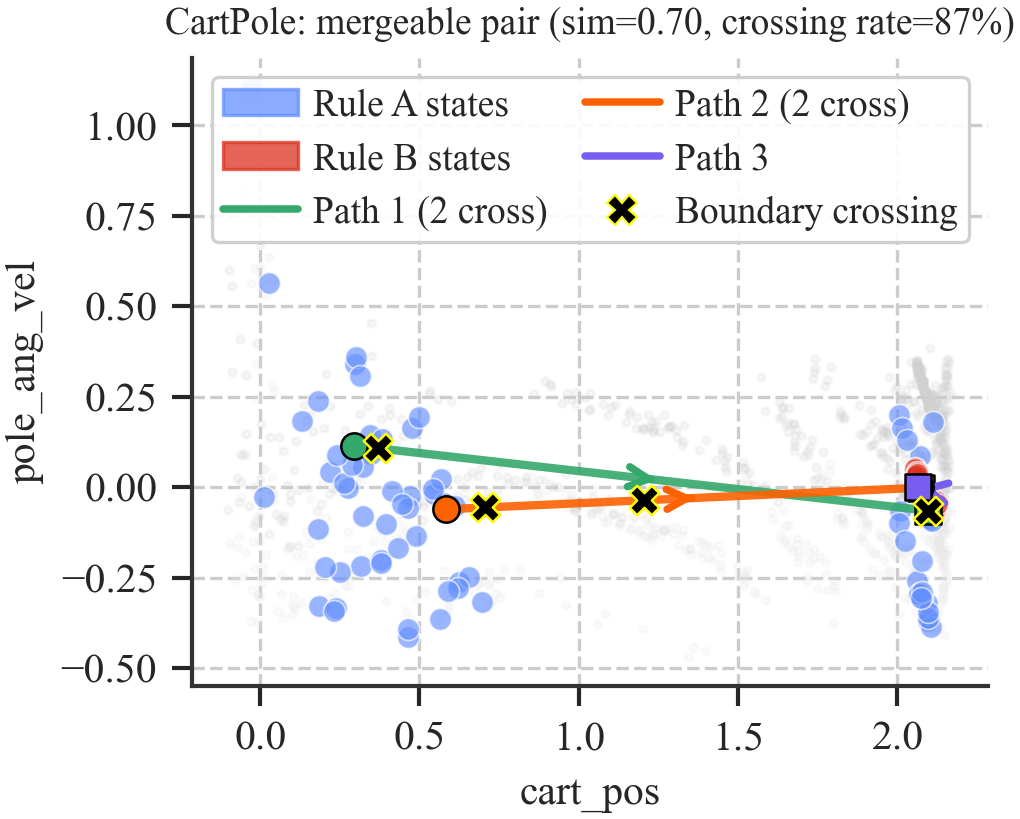

Source code (Python):
#!/usr/bin/env python
"""Boundary-crossing case study (CartPole).

Publication-quality 2D scatter showing rule state regions, interpolation
paths, and boundary-crossing markers.

Generates the visualization by re-running the analysis on CartPole-v1.
"""
import sys, os
sys.path.insert(0, os.path.dirname(os.path.dirname(os.path.abspath(__file__))))

import numpy as np
from itertools import combinations
from pathlib import Path
from figures._style import apply_style, savefig, COL2
import matplotlib.pyplot as plt
import matplotlib.patches as mpatches
from matplotlib.lines import Line2D

ROOT = Path(__file__).resolve().parent.parent

# Feature names for CartPole
FEAT_NAMES = ["cart_pos", "cart_vel", "pole_angle", "pole_ang_vel"]

# Colors
RULE_A_COLOR = "#648FFF"   # blue
RULE_B_COLOR = "#DC3220"   # red
PATH_COLORS = ["#35A86B", "#FE6100", "#785EF0"]  # green, orange, purple


def collect_data():
    """Collect replay, fit CBS, find mergeable pairs with good visual spread."""
    from reproduction.collect_replay import collect_replay
    from experiments.rule_matching import (
        canonicalize_rules, rule_similarity_threshold_aware,
    )
    from experiments.consensus_merge import run_cbs_on_data
    from stable_baselines3 import DQN

    env_name = "CartPole-v1"
    model_path = str(ROOT / "reproduction" / "models" / "dqn_cartpole_v1.zip")
    dqn = DQN.load(model_path)

    data = collect_replay(env_name, model_path=model_path,
                          num_transitions=10000, seed=0)
    states = data["states"]
    actions = data["actions"]

    rng = np.random.RandomState(42)
    n = len(states)
    all_cbs = []
    all_rules = []
    for _ in range(5):
        idx = rng.choice(n, size=int(n * 0.8), replace=False)
        cbs, rules = run_cbs_on_data(states[idx], actions[idx], env_name)
        all_cbs.append(cbs)
        all_rules.append(rules)

    # Find mergeable pairs across runs
    pairs = []
    for i in range(len(all_rules)):
        for j in range(i + 1, len(all_rules)):
            for ri in all_rules[i]:
                for rj in all_rules[j]:
                    if ri.action != rj.action:
                        continue
                    sim = rule_similarity_threshold_aware(
                        ri, rj, lambda1=0.6, lambda2=0.4)
                    if 0.70 <= sim <= 0.95:
                        pairs.append((i, j, ri, rj, sim))

    if not pairs:
        print("  No suitable pairs found")
        return None

    # Helper: find states matching a rule (bounds-only, no CBS predict)
    def matching_states(rule, all_states):
        mask = np.ones(len(all_states), dtype=bool)
        for pred in rule.predicates:
            fidx = pred.feature_idx
            if pred.lower_bound is not None:
                mask &= all_states[:, fidx] >= pred.lower_bound
            if pred.upper_bound is not None:
                mask &= all_states[:, fidx] <= pred.upper_bound
        return np.where(mask)[0]

    # Score each pair by visual spread across all 2D projections
    feat_pairs = list(combinations(range(4), 2))
    best_score = -1
    best_result = None

    for run_i, run_j, ri, rj, sim in pairs:
        idx_a = matching_states(ri, states)
        idx_b = matching_states(rj, states)
        if len(idx_a) < 30 or len(idx_b) < 30:
            continue

        # Test boundary crossings
        n_test = min(15, len(idx_a), len(idx_b))
        crossings = 0
        for k in range(n_test):
            pa = states[idx_a[rng.randint(len(idx_a))]]
            pb = states[idx_b[rng.randint(len(idx_b))]]
            alphas = np.linspace(0, 1, 21)
            path_pts = np.array([(1 - a) * pa + a * pb for a in alphas])
            path_acts, _ = dqn.predict(path_pts, deterministic=True)
            if any(path_acts[t] != path_acts[t - 1] for t in range(1, len(path_acts))):
                crossings += 1
        rate = crossings / n_test
        if rate < 0.2:
            continue

        # Find best 2D projection
        for dim_x, dim_y in feat_pairs:
            centroid_a = states[idx_a][:, [dim_x, dim_y]].mean(axis=0)
            centroid_b = states[idx_b][:, [dim_x, dim_y]].mean(axis=0)
            dist = np.linalg.norm(centroid_a - centroid_b)
            # Penalize if one cluster has very low spread
            spread_a = states[idx_a][:, [dim_x, dim_y]].std()
            spread_b = states[idx_b][:, [dim_x, dim_y]].std()
            min_spread = min(spread_a, spread_b)
            score = dist * min_spread * rate

            if score > best_score:
                best_score = score
                best_result = (idx_a, idx_b, ri, rj, sim, rate,
                               dim_x, dim_y)

    if best_result is None:
        print("  No good pair found for visualization")
        return None

    idx_a, idx_b, ri, rj, sim, rate, dim_x, dim_y = best_result
    return states, dqn, idx_a, idx_b, ri, rj, sim, rate, dim_x, dim_y, rng


def main():
    apply_style()

    result = collect_data()
    if result is None:
        return

    states, dqn, idx_a, idx_b, ri, rj, sim, rate, dim_x, dim_y, rng = result
    print(f"  Best pair: sim={sim:.2f}, crossing={rate:.0%}, "
          f"dims=({FEAT_NAMES[dim_x]}, {FEAT_NAMES[dim_y]}), "
          f"|A|={len(idx_a)}, |B|={len(idx_b)}")

    fig, ax = plt.subplots(1, 1, figsize=(COL2 * 0.5, COL2 * 0.42))

    # Background: DQN decision regions
    dqn_preds, _ = dqn.predict(states, deterministic=True)
    unique_actions = np.unique(dqn_preds)
    bg_palette = ["#E8E8E8", "#D0D0D0"]  # neutral grays for background
    for a_idx, action in enumerate(unique_actions):
        mask = dqn_preds == action
        bg_idx = np.where(mask)[0]
        if len(bg_idx) > 700:
            bg_idx = rng.choice(bg_idx, 700, replace=False)
        ax.scatter(states[bg_idx, dim_x], states[bg_idx, dim_y],
                   c=bg_palette[a_idx % len(bg_palette)],
                   s=3.2, alpha=0.16, zorder=1, rasterized=True,
                   label=f"DQN action {action}" if a_idx < 2 else None)

    # Rule A states
    plot_a = idx_a if len(idx_a) <= 90 else rng.choice(idx_a, 90, replace=False)
    ax.scatter(states[plot_a, dim_x], states[plot_a, dim_y],
               c=RULE_A_COLOR, s=28, alpha=0.66, zorder=3,
               edgecolors="white", linewidth=0.4,
               label="Rule A")

    # Rule B states
    plot_b = idx_b if len(idx_b) <= 90 else rng.choice(idx_b, 90, replace=False)
    ax.scatter(states[plot_b, dim_x], states[plot_b, dim_y],
               c=RULE_B_COLOR, s=28, alpha=0.66, zorder=3,
               edgecolors="white", linewidth=0.4,
               label="Rule B")

    # Draw 3 interpolation paths with well-separated endpoints
    # Pick endpoints from opposite edges of each cluster for better visibility
    centroid_a = states[idx_a][:, [dim_x, dim_y]].mean(axis=0)
    centroid_b = states[idx_b][:, [dim_x, dim_y]].mean(axis=0)
    direction = centroid_b - centroid_a
    direction /= (np.linalg.norm(direction) + 1e-8)

    # Project rule A states onto direction → pick from spread
    proj_a = states[idx_a][:, [dim_x, dim_y]] @ direction
    proj_b = states[idx_b][:, [dim_x, dim_y]] @ direction

    path_handles = []
    for p_idx in range(3):
        # Stratified sampling: pick from different parts of each cluster
        frac = [0.2, 0.5, 0.8][p_idx]
        a_sorted = np.argsort(proj_a)
        b_sorted = np.argsort(proj_b)
        pa = states[idx_a[a_sorted[int(frac * len(a_sorted))]]]
        pb = states[idx_b[b_sorted[int((1 - frac) * len(b_sorted))]]]

        alphas_interp = np.linspace(0, 1, 25)
        path = np.array([(1 - a) * pa + a * pb for a in alphas_interp])
        path_acts, _ = dqn.predict(path, deterministic=True)

        color = PATH_COLORS[p_idx]
        ax.plot(path[:, dim_x], path[:, dim_y],
                color=color, linewidth=2.0, alpha=0.9, zorder=4)

        # Arrowhead at midpoint
        mid = len(path) // 2
        ax.annotate("", xy=(path[mid + 1, dim_x], path[mid + 1, dim_y]),
                    xytext=(path[mid, dim_x], path[mid, dim_y]),
                    arrowprops=dict(arrowstyle="->", color=color,
                                   lw=1.8, mutation_scale=12),
                    zorder=5)

        # Start/end markers
        ax.scatter(path[0, dim_x], path[0, dim_y],
                   marker="o", c=color, s=40, zorder=5,
                   edgecolors="black", linewidth=0.6)
        ax.scatter(path[-1, dim_x], path[-1, dim_y],
                   marker="s", c=color, s=40, zorder=5,
                   edgecolors="black", linewidth=0.6)

        # Mark boundary crossings with bold X
        n_crosses = 0
        for t in range(1, len(path_acts)):
            if path_acts[t] != path_acts[t - 1]:
                ax.scatter(path[t, dim_x], path[t, dim_y],
                           marker="X", c="black", s=50, zorder=6,
                           edgecolors="yellow", linewidth=0.6)
                n_crosses += 1

        path_handles.append(
            Line2D([0], [0], color=color, linewidth=1.8,
                   label=f"Path {p_idx + 1}" +
                         (f" ({n_crosses} cross)" if n_crosses else "")))

    ax.set_xlabel(FEAT_NAMES[dim_x])
    ax.set_ylabel(FEAT_NAMES[dim_y])
    ax.set_title(
        f"CartPole: mergeable pair (sim={sim:.2f}, crossing rate={rate:.0%})",
        fontsize=9)

    # Compact legend
    legend_handles = [
        mpatches.Patch(color=RULE_A_COLOR, alpha=0.75, label="Rule A states"),
        mpatches.Patch(color=RULE_B_COLOR, alpha=0.75, label="Rule B states"),
        *path_handles,
        Line2D([0], [0], marker="X", color="w", markerfacecolor="black",
               markersize=7, markeredgecolor="yellow", markeredgewidth=0.5,
               label="Boundary crossing"),
    ]
    ax.legend(handles=legend_handles, loc="best", fontsize=9,
              framealpha=0.92, ncol=2, handletextpad=0.4)

    plt.tight_layout()
    savefig(fig, "fig_boundary_case_study")


if __name__ == "__main__":
    main()
